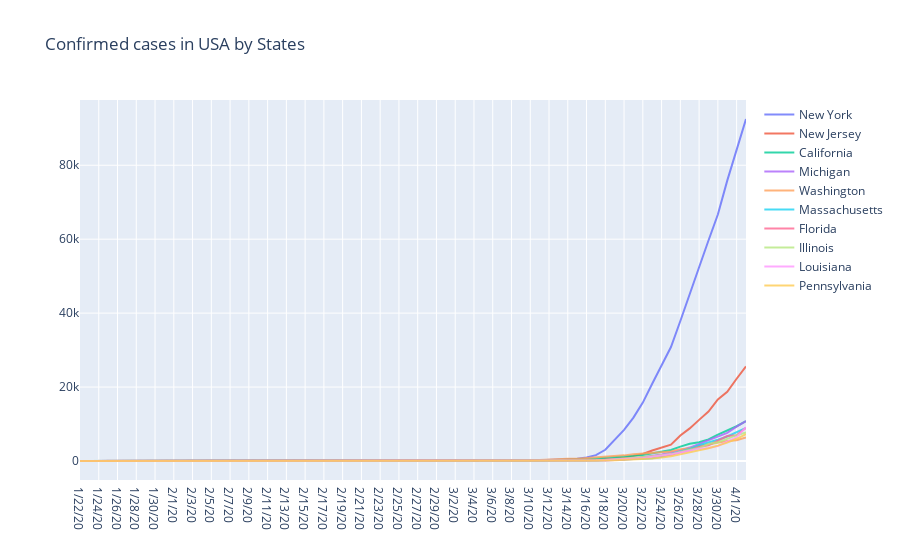

The cell this chart's notebook holds for it:
### Code cell
fig = go.Figure()

for state in states:
    conf_states = transformed_covid_conf_usa[transformed_covid_conf_usa['Province_State'] == state].sort_index()
    
    fig.add_trace(go.Scatter(
        x=conf_states.Date,
        y=conf_states.Value,
        name=state,
        opacity=0.8,))

# Layout update 
fig.update_layout(title_text="Confirmed cases in USA by States")

# Reversed xaxis
#fig['layout']['xaxis']['autorange'] = "reversed"

fig.show()
plot(fig, filename=PLOT_PATH + 'Confirmed cases in USA by States.html', auto_open=False)

### Figure 1 — Plotly figure (JSON) as saved in the notebook; plotly's stock layout.template omitted (floating-point values rounded to 4 significant figures)
{"data": [{"name": "New York", "opacity": 0.8, "type": "scatter", "x": ["1/22/20", "1/23/20", "1/24/20", "1/25/20", "1/26/20", "1/27/20", "1/28/20", "1/29/20", "1/30/20", "1/31/20", "2/1/20", "2/2/20", "2/3/20", "2/4/20", "2/5/20", "2/6/20", "2/7/20", "2/8/20", "2/9/20", "2/10/20", "2/11/20", "2/12/20", "2/13/20", "2/14/20", "2/15/20", "2/16/20", "2/17/20", "2/18/20", "2/19/20", "2/20/20", "2/21/20", "2/22/20", "2/23/20", "2/24/20", "2/25/20", "2/26/20", "2/27/20", "2/28/20", "2/29/20", "3/1/20", "3/2/20", "3/3/20", "3/4/20", "3/5/20", "3/6/20", "3/7/20", "3/8/20", "3/9/20", "3/10/20", "3/11/20", "3/12/20", "3/13/20", "3/14/20", "3/15/20", "3/16/20", "3/17/20", "3/18/20", "3/19/20", "3/20/20", "3/21/20", "3/22/20", "3/23/20", "3/24/20", "3/25/20", "3/26/20", "3/27/20", "3/28/20", "3/29/20", "3/30/20", "3/31/20", "4/1/20", "4/2/20"], "y": [0, 0, 0, 0, 0, 0, 0, 0, 0, 0, 0, 0, 0, 0, 0, 0, 0, 0, 0, 0, 0, 0, 0, 0, 0, 0, 0, 0, 0, 0, 0, 0, 0, 0, 0, 0, 0, 0, 0, 0, 1, 2, 11, 23, 31, 76, 106, 142, 150, 220, 327, 421, 613, 615, 967, 1578, 3038, 5704, 8403, 11727, 15800, 20884, 25681, 30841, 37877, 44876, 52410, 59648, 66663, 75833, 83948, 92506]}, {"name": "New Jersey", "opacity": 0.8, "type": "scatter", "x": ["1/22/20", "1/23/20", "1/24/20", "1/25/20", "1/26/20", "1/27/20", "1/28/20", "1/29/20", "1/30/20", "1/31/20", "2/1/20", "2/2/20", "2/3/20", "2/4/20", "2/5/20", "2/6/20", "2/7/20", "2/8/20", "2/9/20", "2/10/20", "2/11/20", "2/12/20", "2/13/20", "2/14/20", "2/15/20", "2/16/20", "2/17/20", "2/18/20", "2/19/20", "2/20/20", "2/21/20", "2/22/20", "2/23/20", "2/24/20", "2/25/20", "2/26/20", "2/27/20", "2/28/20", "2/29/20", "3/1/20", "3/2/20", "3/3/20", "3/4/20", "3/5/20", "3/6/20", "3/7/20", "3/8/20", "3/9/20", "3/10/20", "3/11/20", "3/12/20", "3/13/20", "3/14/20", "3/15/20", "3/16/20", "3/17/20", "3/18/20", "3/19/20", "3/20/20", "3/21/20", "3/22/20", "3/23/20", "3/24/20", "3/25/20", "3/26/20", "3/27/20", "3/28/20", "3/29/20", "3/30/20", "3/31/20", "4/1/20", "4/2/20"], "y": [0, 0, 0, 0, 0, 0, 0, 0, 0, 0, 0, 0, 0, 0, 0, 0, 0, 0, 0, 0, 0, 0, 0, 0, 0, 0, 0, 0, 0, 0, 0, 0, 0, 0, 0, 0, 0, 0, 0, 0, 0, 0, 0, 2, 2, 4, 5, 5, 15, 23, 29, 49, 69, 72, 176, 250, 397, 741, 890, 1327, 1914, 2844, 3675, 4402, 6876, 8825, 11124, 13386, 16636, 18696, 22255, 25590]}, {"name": "California", "opacity": 0.8, "type": "scatter", "x": ["1/22/20", "1/23/20", "1/24/20", "1/25/20", "1/26/20", "1/27/20", "1/28/20", "1/29/20", "1/30/20", "1/31/20", "2/1/20", "2/2/20", "2/3/20", "2/4/20", "2/5/20", "2/6/20", "2/7/20", "2/8/20", "2/9/20", "2/10/20", "2/11/20", "2/12/20", "2/13/20", "2/14/20", "2/15/20", "2/16/20", "2/17/20", "2/18/20", "2/19/20", "2/20/20", "2/21/20", "2/22/20", "2/23/20", "2/24/20", "2/25/20", "2/26/20", "2/27/20", "2/28/20", "2/29/20", "3/1/20", "3/2/20", "3/3/20", "3/4/20", "3/5/20", "3/6/20", "3/7/20", "3/8/20", "3/9/20", "3/10/20", "3/11/20", "3/12/20", "3/13/20", "3/14/20", "3/15/20", "3/16/20", "3/17/20", "3/18/20", "3/19/20", "3/20/20", "3/21/20", "3/22/20", "3/23/20", "3/24/20", "3/25/20", "3/26/20", "3/27/20", "3/28/20", "3/29/20", "3/30/20", "3/31/20", "4/1/20", "4/2/20"], "y": [0, 0, 0, 0, 2, 2, 2, 2, 2, 3, 3, 3, 6, 6, 6, 6, 6, 6, 6, 6, 7, 7, 8, 8, 8, 8, 8, 8, 8, 8, 10, 10, 10, 10, 10, 10, 11, 11, 12, 12, 21, 25, 35, 51, 59, 81, 95, 101, 144, 178, 221, 281, 372, 373, 557, 700, 828, 1005, 1243, 1405, 1646, 2108, 2538, 2998, 3899, 4657, 5095, 5852, 7138, 8210, 9399, 10773]}, {"name": "Michigan", "opacity": 0.8, "type": "scatter", "x": ["1/22/20", "1/23/20", "1/24/20", "1/25/20", "1/26/20", "1/27/20", "1/28/20", "1/29/20", "1/30/20", "1/31/20", "2/1/20", "2/2/20", "2/3/20", "2/4/20", "2/5/20", "2/6/20", "2/7/20", "2/8/20", "2/9/20", "2/10/20", "2/11/20", "2/12/20", "2/13/20", "2/14/20", "2/15/20", "2/16/20", "2/17/20", "2/18/20", "2/19/20", "2/20/20", "2/21/20", "2/22/20", "2/23/20", "2/24/20", "2/25/20", "2/26/20", "2/27/20", "2/28/20", "2/29/20", "3/1/20", "3/2/20", "3/3/20", "3/4/20", "3/5/20", "3/6/20", "3/7/20", "3/8/20", "3/9/20", "3/10/20", "3/11/20", "3/12/20", "3/13/20", "3/14/20", "3/15/20", "3/16/20", "3/17/20", "3/18/20", "3/19/20", "3/20/20", "3/21/20", "3/22/20", "3/23/20", "3/24/20", "3/25/20", "3/26/20", "3/27/20", "3/28/20", "3/29/20", "3/30/20", "3/31/20", "4/1/20", "4/2/20"], "y": [0, 0, 0, 0, 0, 0, 0, 0, 0, 0, 0, 0, 0, 0, 0, 0, 0, 0, 0, 0, 0, 0, 0, 0, 0, 0, 0, 0, 0, 0, 0, 0, 0, 0, 0, 0, 0, 0, 0, 0, 0, 0, 0, 0, 0, 0, 0, 0, 0, 2, 2, 16, 25, 32, 54, 63, 119, 259, 402, 540, 1035, 1329, 1793, 2296, 2845, 3634, 4650, 5488, 6498, 7615, 9315, 10791]}, {"name": "Washington", "opacity": 0.8, "type": "scatter", "x": ["1/22/20", "1/23/20", "1/24/20", "1/25/20", "1/26/20", "1/27/20", "1/28/20", "1/29/20", "1/30/20", "1/31/20", "2/1/20", "2/2/20", "2/3/20", "2/4/20", "2/5/20", "2/6/20", "2/7/20", "2/8/20", "2/9/20", "2/10/20", "2/11/20", "2/12/20", "2/13/20", "2/14/20", "2/15/20", "2/16/20", "2/17/20", "2/18/20", "2/19/20", "2/20/20", "2/21/20", "2/22/20", "2/23/20", "2/24/20", "2/25/20", "2/26/20", "2/27/20", "2/28/20", "2/29/20", "3/1/20", "3/2/20", "3/3/20", "3/4/20", "3/5/20", "3/6/20", "3/7/20", "3/8/20", "3/9/20", "3/10/20", "3/11/20", "3/12/20", "3/13/20", "3/14/20", "3/15/20", "3/16/20", "3/17/20", "3/18/20", "3/19/20", "3/20/20", "3/21/20", "3/22/20", "3/23/20", "3/24/20", "3/25/20", "3/26/20", "3/27/20", "3/28/20", "3/29/20", "3/30/20", "3/31/20", "4/1/20", "4/2/20"], "y": [1, 1, 1, 1, 1, 1, 1, 1, 1, 1, 1, 1, 1, 1, 1, 1, 1, 1, 1, 1, 1, 1, 1, 1, 1, 1, 1, 1, 1, 1, 1, 1, 1, 1, 1, 1, 1, 1, 7, 11, 18, 27, 39, 70, 78, 102, 122, 122, 167, 282, 442, 568, 642, 603, 779, 955, 1022, 1374, 1524, 1793, 1997, 2221, 2328, 2591, 3207, 3477, 4030, 4465, 4923, 5432, 5608, 6389]}, {"name": "Massachusetts", "opacity": 0.8, "type": "scatter", "x": ["1/22/20", "1/23/20", "1/24/20", "1/25/20", "1/26/20", "1/27/20", "1/28/20", "1/29/20", "1/30/20", "1/31/20", "2/1/20", "2/2/20", "2/3/20", "2/4/20", "2/5/20", "2/6/20", "2/7/20", "2/8/20", "2/9/20", "2/10/20", "2/11/20", "2/12/20", "2/13/20", "2/14/20", "2/15/20", "2/16/20", "2/17/20", "2/18/20", "2/19/20", "2/20/20", "2/21/20", "2/22/20", "2/23/20", "2/24/20", "2/25/20", "2/26/20", "2/27/20", "2/28/20", "2/29/20", "3/1/20", "3/2/20", "3/3/20", "3/4/20", "3/5/20", "3/6/20", "3/7/20", "3/8/20", "3/9/20", "3/10/20", "3/11/20", "3/12/20", "3/13/20", "3/14/20", "3/15/20", "3/16/20", "3/17/20", "3/18/20", "3/19/20", "3/20/20", "3/21/20", "3/22/20", "3/23/20", "3/24/20", "3/25/20", "3/26/20", "3/27/20", "3/28/20", "3/29/20", "3/30/20", "3/31/20", "4/1/20", "4/2/20"], "y": [0, 0, 0, 0, 0, 0, 0, 0, 0, 0, 1, 1, 1, 1, 1, 1, 1, 1, 1, 1, 1, 1, 1, 1, 1, 1, 1, 1, 1, 1, 1, 1, 1, 1, 1, 1, 1, 1, 1, 1, 1, 2, 2, 2, 6, 6, 22, 22, 41, 92, 107, 123, 138, 138, 187, 217, 252, 328, 413, 523, 640, 777, 1159, 1838, 2417, 3240, 4257, 4955, 5752, 6620, 7738, 8966]}, {"name": "Florida", "opacity": 0.8, "type": "scatter", "x": ["1/22/20", "1/23/20", "1/24/20", "1/25/20", "1/26/20", "1/27/20", "1/28/20", "1/29/20", "1/30/20", "1/31/20", "2/1/20", "2/2/20", "2/3/20", "2/4/20", "2/5/20", "2/6/20", "2/7/20", "2/8/20", "2/9/20", "2/10/20", "2/11/20", "2/12/20", "2/13/20", "2/14/20", "2/15/20", "2/16/20", "2/17/20", "2/18/20", "2/19/20", "2/20/20", "2/21/20", "2/22/20", "2/23/20", "2/24/20", "2/25/20", "2/26/20", "2/27/20", "2/28/20", "2/29/20", "3/1/20", "3/2/20", "3/3/20", "3/4/20", "3/5/20", "3/6/20", "3/7/20", "3/8/20", "3/9/20", "3/10/20", "3/11/20", "3/12/20", "3/13/20", "3/14/20", "3/15/20", "3/16/20", "3/17/20", "3/18/20", "3/19/20", "3/20/20", "3/21/20", "3/22/20", "3/23/20", "3/24/20", "3/25/20", "3/26/20", "3/27/20", "3/28/20", "3/29/20", "3/30/20", "3/31/20", "4/1/20", "4/2/20"], "y": [0, 0, 0, 0, 0, 0, 0, 0, 0, 0, 0, 0, 0, 0, 0, 0, 0, 0, 0, 0, 0, 0, 0, 0, 0, 0, 0, 0, 0, 0, 0, 0, 0, 0, 0, 0, 0, 0, 0, 0, 1, 2, 2, 3, 3, 7, 10, 13, 15, 24, 30, 50, 76, 100, 101, 190, 306, 331, 440, 763, 1004, 1227, 1412, 1682, 2357, 2900, 3763, 4246, 5473, 6741, 6956, 9008]}, {"name": "Illinois", "opacity": 0.8, "type": "scatter", "x": ["1/22/20", "1/23/20", "1/24/20", "1/25/20", "1/26/20", "1/27/20", "1/28/20", "1/29/20", "1/30/20", "1/31/20", "2/1/20", "2/2/20", "2/3/20", "2/4/20", "2/5/20", "2/6/20", "2/7/20", "2/8/20", "2/9/20", "2/10/20", "2/11/20", "2/12/20", "2/13/20", "2/14/20", "2/15/20", "2/16/20", "2/17/20", "2/18/20", "2/19/20", "2/20/20", "2/21/20", "2/22/20", "2/23/20", "2/24/20", "2/25/20", "2/26/20", "2/27/20", "2/28/20", "2/29/20", "3/1/20", "3/2/20", "3/3/20", "3/4/20", "3/5/20", "3/6/20", "3/7/20", "3/8/20", "3/9/20", "3/10/20", "3/11/20", "3/12/20", "3/13/20", "3/14/20", "3/15/20", "3/16/20", "3/17/20", "3/18/20", "3/19/20", "3/20/20", "3/21/20", "3/22/20", "3/23/20", "3/24/20", "3/25/20", "3/26/20", "3/27/20", "3/28/20", "3/29/20", "3/30/20", "3/31/20", "4/1/20", "4/2/20"], "y": [0, 0, 1, 1, 1, 1, 1, 1, 1, 2, 2, 2, 2, 2, 2, 2, 2, 2, 2, 2, 2, 2, 2, 2, 2, 2, 2, 2, 2, 2, 2, 2, 2, 2, 2, 2, 2, 2, 2, 3, 4, 4, 4, 5, 5, 6, 7, 7, 12, 25, 32, 46, 64, 66, 83, 161, 272, 422, 585, 753, 1049, 1285, 1537, 1865, 2538, 3024, 3491, 4596, 5056, 5994, 6980, 7695]}, {"name": "Louisiana", "opacity": 0.8, "type": "scatter", "x": ["1/22/20", "1/23/20", "1/24/20", "1/25/20", "1/26/20", "1/27/20", "1/28/20", "1/29/20", "1/30/20", "1/31/20", "2/1/20", "2/2/20", "2/3/20", "2/4/20", "2/5/20", "2/6/20", "2/7/20", "2/8/20", "2/9/20", "2/10/20", "2/11/20", "2/12/20", "2/13/20", "2/14/20", "2/15/20", "2/16/20", "2/17/20", "2/18/20", "2/19/20", "2/20/20", "2/21/20", "2/22/20", "2/23/20", "2/24/20", "2/25/20", "2/26/20", "2/27/20", "2/28/20", "2/29/20", "3/1/20", "3/2/20", "3/3/20", "3/4/20", "3/5/20", "3/6/20", "3/7/20", "3/8/20", "3/9/20", "3/10/20", "3/11/20", "3/12/20", "3/13/20", "3/14/20", "3/15/20", "3/16/20", "3/17/20", "3/18/20", "3/19/20", "3/20/20", "3/21/20", "3/22/20", "3/23/20", "3/24/20", "3/25/20", "3/26/20", "3/27/20", "3/28/20", "3/29/20", "3/30/20", "3/31/20", "4/1/20", "4/2/20"], "y": [0, 0, 0, 0, 0, 0, 0, 0, 0, 0, 0, 0, 0, 0, 0, 0, 0, 0, 0, 0, 0, 0, 0, 0, 0, 0, 0, 0, 0, 0, 0, 0, 0, 0, 0, 0, 0, 0, 0, 0, 0, 0, 0, 0, 0, 0, 0, 0, 0, 5, 19, 29, 77, 87, 115, 196, 257, 392, 537, 763, 837, 1172, 1388, 1795, 2304, 2744, 3315, 3540, 4025, 5237, 6424, 9159]}, {"name": "Pennsylvania", "opacity": 0.8, "type": "scatter", "x": ["1/22/20", "1/23/20", "1/24/20", "1/25/20", "1/26/20", "1/27/20", "1/28/20", "1/29/20", "1/30/20", "1/31/20", "2/1/20", "2/2/20", "2/3/20", "2/4/20", "2/5/20", "2/6/20", "2/7/20", "2/8/20", "2/9/20", "2/10/20", "2/11/20", "2/12/20", "2/13/20", "2/14/20", "2/15/20", "2/16/20", "2/17/20", "2/18/20", "2/19/20", "2/20/20", "2/21/20", "2/22/20", "2/23/20", "2/24/20", "2/25/20", "2/26/20", "2/27/20", "2/28/20", "2/29/20", "3/1/20", "3/2/20", "3/3/20", "3/4/20", "3/5/20", "3/6/20", "3/7/20", "3/8/20", "3/9/20", "3/10/20", "3/11/20", "3/12/20", "3/13/20", "3/14/20", "3/15/20", "3/16/20", "3/17/20", "3/18/20", "3/19/20", "3/20/20", "3/21/20", "3/22/20", "3/23/20", "3/24/20", "3/25/20", "3/26/20", "3/27/20", "3/28/20", "3/29/20", "3/30/20", "3/31/20", "4/1/20", "4/2/20"], "y": [0, 0, 0, 0, 0, 0, 0, 0, 0, 0, 0, 0, 0, 0, 0, 0, 0, 0, 0, 0, 0, 0, 0, 0, 0, 0, 0, 0, 0, 0, 0, 0, 0, 0, 0, 0, 0, 0, 0, 0, 0, 0, 0, 0, 2, 2, 6, 7, 12, 16, 22, 41, 47, 47, 79, 112, 155, 206, 311, 399, 509, 698, 946, 1260, 1795, 2345, 2845, 3432, 4155, 4963, 6009, 7268]}], "layout": {"title": {"text": "Confirmed cases in USA by States"}}}
